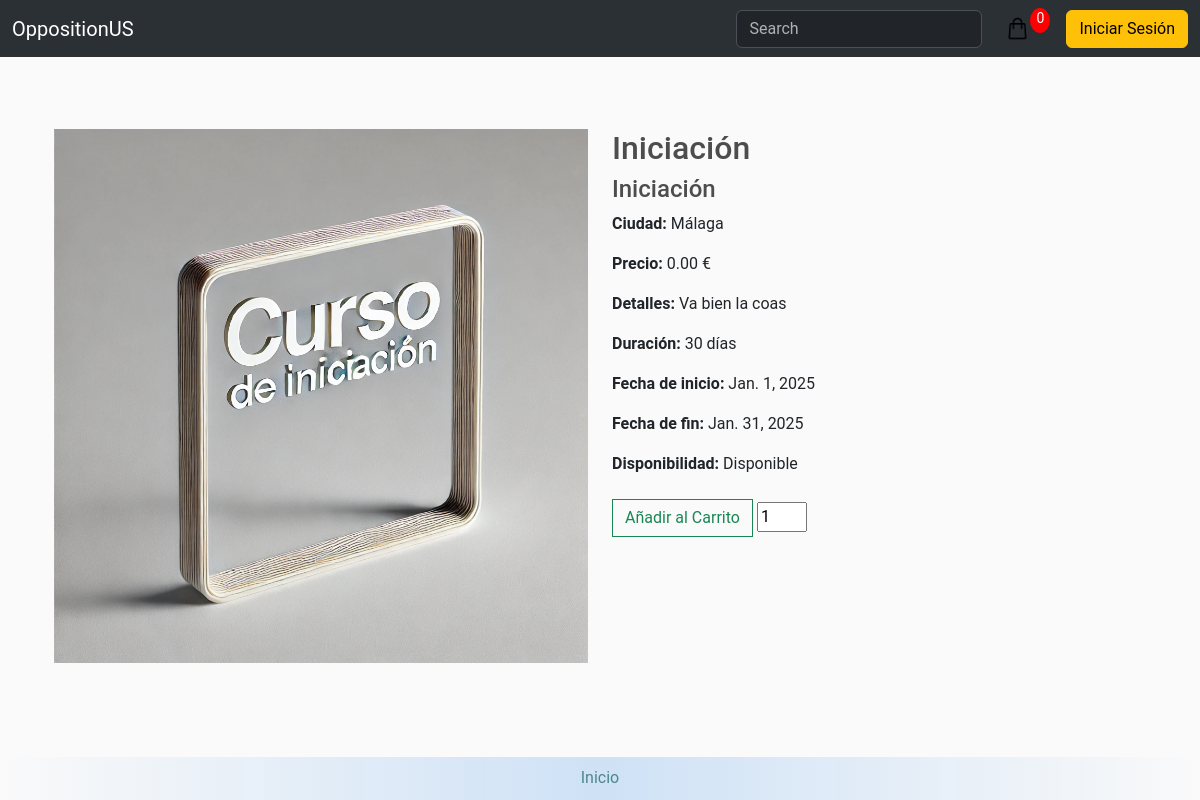
/course/7/, run on the app's committed database.
### store/models.py (models this page shows, shortened)
class Course(models.Model):
    name = models.CharField(max_length=200, null=False, blank=False)
    image = models.ImageField(upload_to='courses')
    price = models.DecimalField(max_digits=7, decimal_places=2, null=False, blank=False, validators=[MinValueValidator(0)])
    details = models.CharField(max_length=200, null=True, blank=True)
    city = models.CharField(max_length=200, null=False, blank=False)
    course_type = models.ForeignKey(CourseType, null=True, on_delete=models.SET_NULL)
    capacity = models.DecimalField(max_digits=7, decimal_places=2, null=False, blank=False, validators=[MinValueValidator(0)])
    is_available = models.BooleanField(default=True)
    start_date = models.DateField(null=False, blank=False)
    end_date = models.DateField(null=False, blank=False)
    class Meta:
        verbose_name = 'Course'
        verbose_name_plural = 'Courses'
        ordering = ['name']

class CourseType(models.Model):
    name = models.CharField(max_length=50, unique=True, null=False, blank=False)
    class Meta:
        verbose_name = 'Course type'
        verbose_name_plural = 'Course types'
        ordering = ['name']

### store/views.py (the view)
# urls.py: path('course/<int:course_id>/', views.courseDetails, name='details'),
def courseDetails(request, course_id):
    cart = cartData(request)
    course = get_object_or_404(Course, pk=course_id)
    duration = (course.end_date - course.start_date).days
    is_available = course.is_available
    return render(
        request,
        'store/course.html',
        {
            'course': course,
            'cartItems': cart['cartItems'],
            'duration': duration,
            'is_available': is_available,
        }
    )

### store/utils.py (called while the page is built, shortened)
def cookieCart(request):
    try:
        cart = json.loads(request.COOKIES['cart'])
    except:
        cart = {}
    items = []
    order = {'get_cart_total': 0, 'get_cart_items': 0}
    cartItems = order['get_cart_items']
    return {'cartItems': cartItems, 'order': order, 'items': items}

def cartData(request):
    if request.user.is_authenticated:
        customer = request.user.customer
        order, created = Order.objects.get_or_create(customer = customer, status=Status.objects.get(name='No realizado'))
        cartItems = order.get_cart_items
        items = order.orderitem_set.all()
    else:
        cookieData = cookieCart(request)
        cartItems = cookieData['cartItems']
        order = cookieData['order']
        items = cookieData['items']
    return {'cartItems': cartItems, 'order': order, 'items': items}

### store/templates/store/course.html (shortened to what this page needs)
{% extends 'store/main.html' %}
{% load static %}
{% block content %}
<div class="container mt-5">
    <div class="row">
        <div class="col-md-6">
            {% if course.image %}
                <img class="img-fluid" src="{{ course.image.url }}" alt="{{ course.name }}">
            {% else %}
                <img class="img-fluid" src="{% static 'course/Default.jpg.png' %}" alt="{{ course.name }}">
            {% endif %}
        </div>
        <div class="col-md-6">
            <h2>{{ course.name }}</h2>
            <h4>{{ course.course_type.name }}</h4>
            <p><strong>Ciudad:</strong> {{ course.city }}</p>
            <p><strong>Precio:</strong> {{ course.price|floatformat:2 }} €</p>
            <p><strong>Detalles:</strong> {{ course.details }}</p>
            <p><strong>Duración:</strong> {{ duration }} días</p>
            <p><strong>Fecha de inicio:</strong> {{ course.start_date }}</p>
            <p><strong>Fecha de fin:</strong> {{ course.end_date }}</p>
            <p><strong>Disponibilidad:</strong> {{ is_available|yesno:"Disponible,No disponible" }}</p>
            <div style="flex-direction: column;">
                <button data-course="{{course.id}}" data-action="add" data-quantity="1" class="btn btn-outline-success add-btn update-cart">Añadir al Carrito</button>
                <input id="quantity-input" type="number" value="1" min="1" style="width: 50px; margin-top: 10px">
            </div>
        </div>
    </div>
</div>
{% endblock %}

### static/css/main.css (style rules this page uses)
body { background-color: hsl(0, 0%, 98%); font-family: 'Roboto', 'Helvetica Neue', Arial, sans-serif; display: flex; flex-direction: column; min-height: 100vh; }
h1,h2,h3,h4,h5,h6 { color:hsl(0, 0%, 30%); }
.btn { border-radius: 0; }

### data on the page
Course: image (picture), name "Iniciación", course_type.name "Iniciación", city "Málaga", price "0.00", details "Va bien la coas", start_date "Jan. 1, 2025", end_date "Jan. 31, 2025"

### other printed values
{{ cartItems }} "0"
{{ duration }} "30"
{{ is_available|yesno:"Disponible,No disponible" }} "Disponible"
